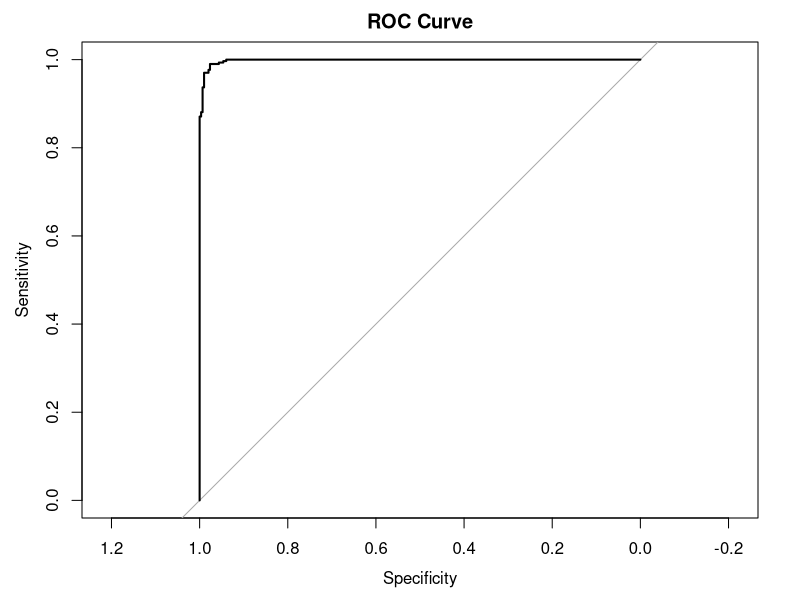

This figure's R source:
# SAMPLE IMPLEMENTATION:
# Machine Learning-Based Process Monitoring Framework
#
# DISCLAIMER
#
# This repository contains a simplified implementation
# illustrating the proposed methodology.
#
# Full simulation framework, calibration procedures,
# and experimental settings are reserved for future
# academic publication.



library(dplyr)
library(pROC)

# 1) DATA GENERATION

generate_data <- function(n = 1000, delta = 0) {
  data.frame(x = rnorm(n, mean = delta, sd = 1))
}

# Generate in-control and out-of-control observations

df_ic <- generate_data(n = 1000, delta = 0)
df_oc <- generate_data(n = 1000, delta = 1)


# 2) FEATURE ENGINEERING

feature_engineering <- function(df,
                                lambda = 0.1,
                                k = 0.5) {

  x <- df$x
  n <- length(x)

  z  <- numeric(n)
  cp <- numeric(n)

  z[1]  <- 0
  cp[1] <- 0

  for (i in 2:n) {

    z[i] <- lambda * x[i] +
      (1 - lambda) * z[i - 1]

    cp[i] <- max(
      0,
      x[i] - k + cp[i - 1]
    )
  }

  data.frame(
    x      = x,
    dEWMA  = c(0, diff(z)),
    dCPos  = c(0, diff(cp))
  )
}

# Apply feature extraction

feat_ic <- feature_engineering(df_ic)
feat_oc <- feature_engineering(df_oc)

# 3) PREPARE DATASET

X <- rbind(feat_ic, feat_oc)

y <- c(
  rep(0, nrow(feat_ic)),
  rep(1, nrow(feat_oc))
)

dataset <- data.frame(X, y)

# ============================================================
# 4) TRAIN / TEST SPLIT
# ============================================================

set.seed(123)

train_index <- sample(
  1:nrow(dataset),
  0.7 * nrow(dataset)
)

train_data <- dataset[train_index, ]
test_data  <- dataset[-train_index, ]

# 5) LOGISTIC REGRESSION MODEL

model <- glm(
  y ~ .,
  data = train_data,
  family = "binomial"
)

# 6) MODEL EVALUATION

test_scores <- predict(
  model,
  newdata = test_data,
  type = "response"
)

test_pred <- ifelse(
  test_scores >= 0.5,
  1,
  0
)

accuracy <- mean(
  test_pred == test_data$y
)

cat(
  "\nClassification Accuracy:",
  round(accuracy, 4),
  "\n"
)

# 7) ROC-AUC

roc_obj <- roc(
  test_data$y,
  test_scores
)

auc_value <- auc(roc_obj)

cat(
  "ROC-AUC:",
  round(auc_value, 4),
  "\n"
)

plot(
  roc_obj,
  main = "ROC Curve"
)

# END OF SAMPLE IMPLEMENTATION
